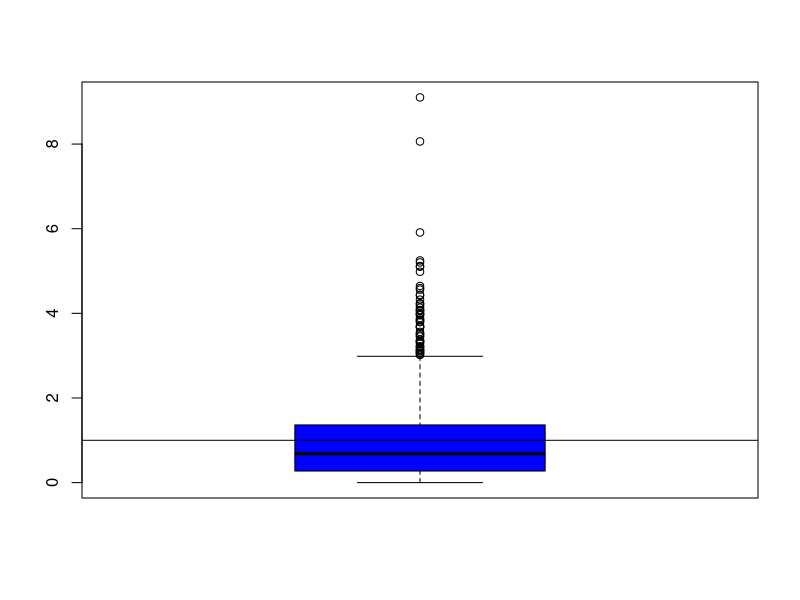
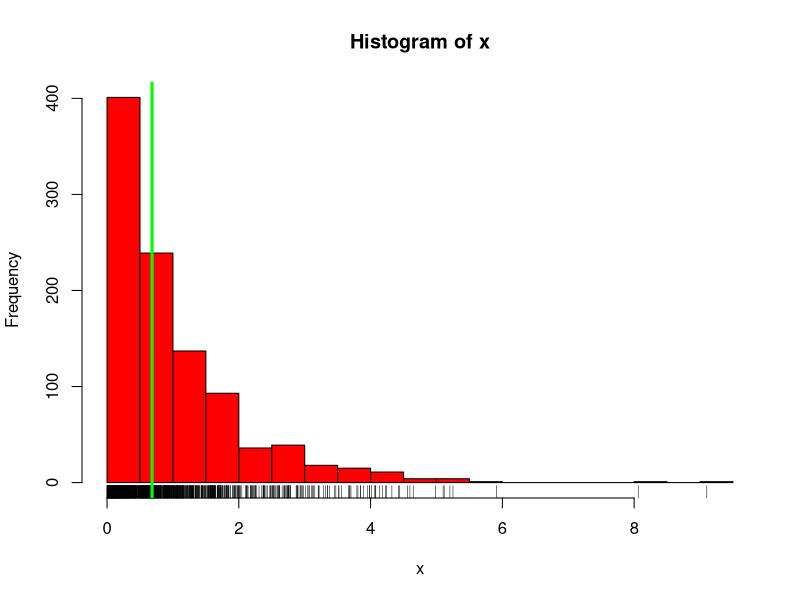
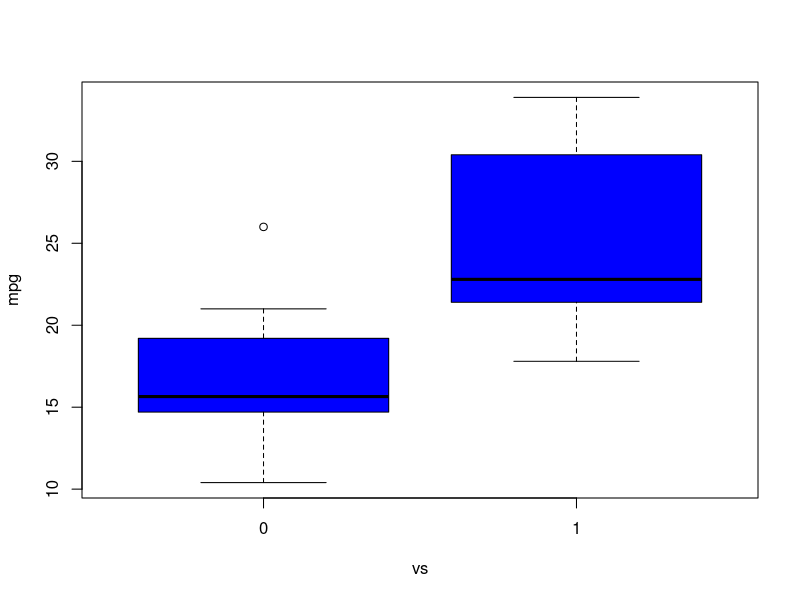
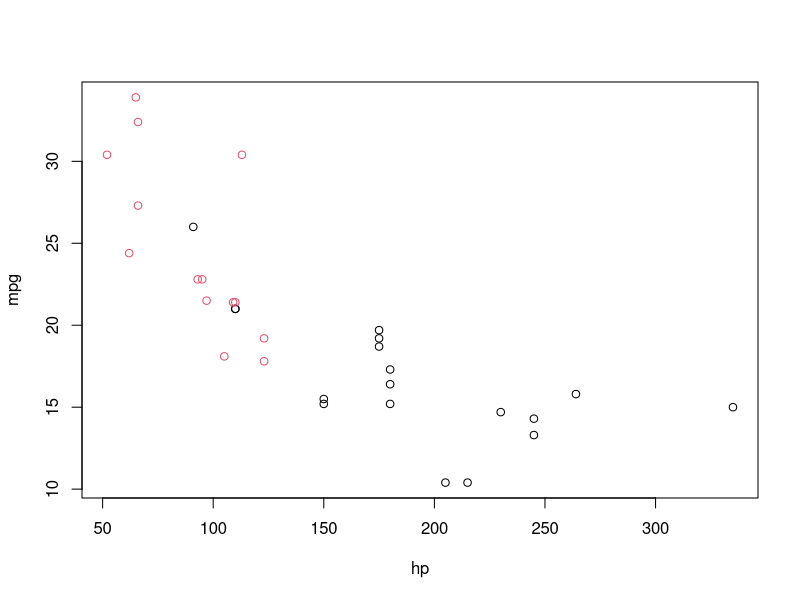
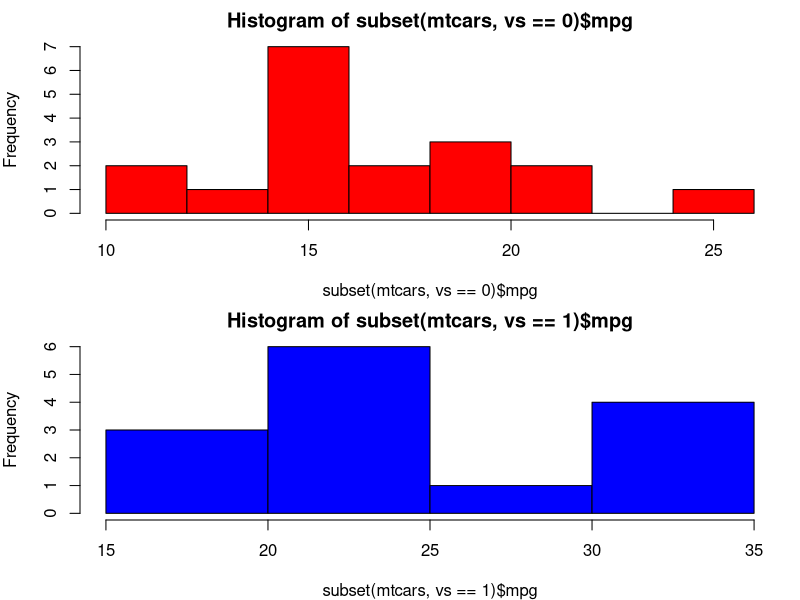
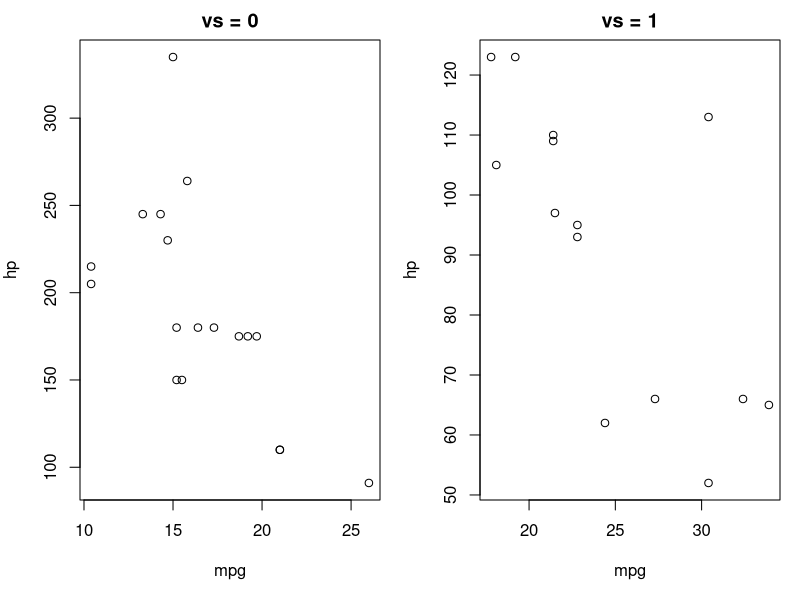
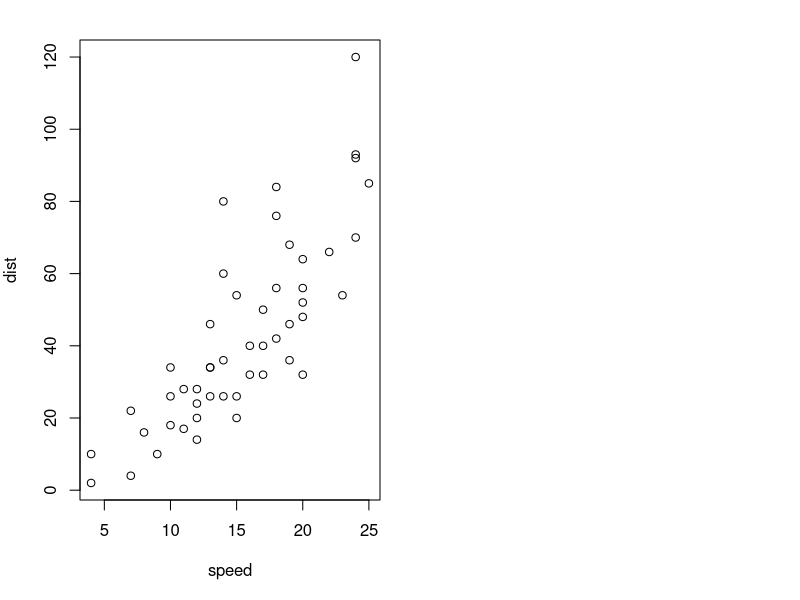
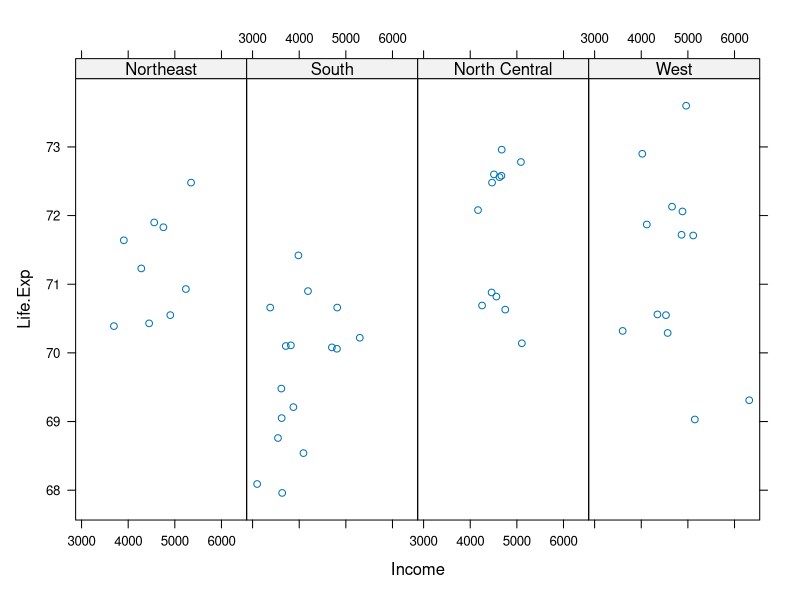

Reproduce these figures in R, in order.
## ---- chunk 1
x <- rexp(1000,1)
summary(x)

boxplot(x, col = "blue")
abline(h = mean(x))
hist(x, col = "red", breaks = 25)
rug(x)
abline(v = median(x), col = "green", lwd = 3)
## ---- chunk 2
data(mtcars)

boxplot(mpg ~ vs, data = mtcars, col = "blue")

with(mtcars, plot(hp, mpg, col = vs+1))

par(mfrow = c(2,1), mar = c(4,4,2,1))
hist(subset(mtcars, vs == 0)$mpg, col = "red")
hist(subset(mtcars, vs == 1)$mpg, col = "blue")



par(mfrow = c(1,2), mar = c(5,4,2,1))
with(subset(mtcars, vs == 0), plot(mpg, hp, main = "vs = 0"))
with(subset(mtcars, vs == 1), plot(mpg, hp, main = "vs = 1"))
## ---- chunk 3
library(datasets)
data(cars)
with(cars, plot(speed,dist))
## ---- chunk 4
library(lattice)
state <- data.frame(state.x77, region = state.region)
xyplot(Life.Exp ~ Income | region, data = state, layout = c(4,1))
## ---- chunk 5
library(ggplot2)
data(mpg)
qplot(displ, hwy, data = mpg)
## ---- chunk 6
library(datasets)
hist(airquality$Ozone)
with(airquality, plot(Wind,Ozone))
## ---- chunk 7
library(datasets)
str(airquality)
boxplot(Ozone ~ Month, airquality, xlab = "Month", ylab = "Ozone (ppb)")
## ---- chunk 8
par(c("bg", "col", "mar", "mfrow"))
# mar is clockwise starting at bottom: bottom, left, top, right.
## ---- chunk 9
library(datasets)
with(airquality, plot(Wind, Ozone))
title(main = "Ozone and Wind in New York City")

with(airquality, plot(Wind, Ozone, main = "Ozone and Wind in New York City"))
with(subset(airquality, Month ==5), points(Wind, Ozone, col = "blue"))

with(airquality, plot(Wind, Ozone, main = "Ozone and Wind in New York City", type = "n"))
with(subset(airquality, Month ==5), points(Wind, Ozone, col = "blue"))
with(subset(airquality, Month !=5), points(Wind,Ozone,col = "red"))
legend("topright", pch = 1, col = c("blue", "red"), legend = c("May", "Other Months"))

with(airquality, plot(Wind, Ozone, main = "Ozone and Wind in NY", pch = 20))
model <- lm(Ozone ~ Wind, airquality)
abline(model, lwd = 2)
## ---- chunk 10
par(mfrow = c(1,2))
with(airquality, {
    plot(Wind, Ozone, main = "Ozone and Wind")
    plot(Solar.R, Ozone, main = "Ozone and Solar Radiation")
    })
## ---- chunk 11
par(mfrow = c(1,3), mar = c(4,4,2,1), oma = c(0,0,2,0))
with(airquality, {
    plot(Wind, Ozone, main = "Ozone and Wind")
    plot(Solar.R, Ozone, main = "Ozone and Solar Radiation")
    plot(Temp, Ozone, main = "Ozone and Temperature")
    mtext("Ozone and Weather in NYC", outer = TRUE)
})
## ---- chunk 12
x <- rnorm(100)
hist(x)
y <- rnorm(100)
plot(x,y)
z <- rnorm(100)
plot(x,z)
plot(x,y)
par(mar = c(2,2,2,2))
plot(x,y)
par(mar = c(4,4,2,2))
plot(x,y)

plot(x,y, pch = 20)
plot(x,y, pch = 19)
plot(x,y, pch = 2)
plot(x,y, pch = 3)
plot(x,y, pch = 4)
plot(x,y, pch = 20)
title("Scatterplot")
text(-2,-2, "Label")
legend("topleft", legend = "Data", pch = 20)
fit <- lm(y ~ x)
abline(fit, lwd = 3, col = "blue")


plot(x,y, xlab = "Weight", ylab = "Height", main = "Scatterplot", pch = 20)
legend("topright", legend = "Data", pch = 20)
fit <- lm(y ~ x)
abline(fit, lwd = 3, col = "red")

z <- rpois(100, 2)
par(mfrow = c(2,2))
plot(x,y, pch = 20)
plot(x,z, pch = 19)
par(mfrow = c(1,1))

x <- rnorm(100)
y <- x + rnorm(100)
g <- gl(2, 50, labels = c("Male", "Female"))
plot(x,y)

plot(x,y, type = "n")
points(x[g == "Male"], y[g == "Male"], col = "green")
points(x[g == "Female"], y[g == "Female"], col = "blue")
## ---- chunk 13
# ?Devices
library(datasets)
with(faithful, plot(eruptions, waiting))
title(main = "Old Faithful Geyser data")
## ---- chunk 14
pdf(file = "myplot.pdf")
with(faithful, plot(eruptions, waiting))
title(main = "Old Faithful Geyser data")
# Do not forget to close the PDF file device.
dev.off()
## ---- chunk 15
library(datasets)
with(faithful, plot(eruptions, waiting))
title(main = "Old Faithful Geyser data")
dev.copy(png, file = "geyserplot.png")
# Do not forget to close the PDF file device.
dev.off()
## ---- chunk 16
library(datasets)
library(lattice)
xyplot(Ozone ~ Wind, data = airquality)
## ---- chunk 17
library(datasets)
library(lattice)
airquality <- transform(airquality, Month = factor(Month))
xyplot(Ozone ~ Wind | Month, data = airquality, layout = c(5,1))
## ---- chunk 18
p <- xyplot(Ozone ~ Wind, data = airquality)
print(p)
xyplot(Ozone ~ Wind, data = airquality)
## ---- chunk 19
set.seed(10)
x <-rnorm(100)
f <- rep(0:1,50)
y <- x + f - f*x + rnorm(100,sd = 0.5)
f <- factor(f, labels = c("Group 1", "Group2"))
xyplot(y~ x|f, layout = c(2,1))
## ---- chunk 20
xyplot(y~ x|f, panel = function(x,y,...){
    panel.xyplot(x,y,...)
    panel.abline(h = median(y), lty=2)
})
## ---- chunk 21
xyplot(y~ x|f, panel = function(x,y,...){
    panel.xyplot(x,y,...)
    panel.lmline(x,y,col = 2)
})
## ---- chunk 22
library(ggplot2)
str(mpg)

qplot(displ, hwy, data = mpg)
## ---- chunk 23
library(ggplot2)
qplot(displ, hwy, data = mpg, color = drv)
## ---- chunk 24
qplot(displ, hwy, data = mpg, geom = c("point", "smooth"))
## ---- chunk 25
qplot(hwy, data = mpg, fill = drv)
## ---- chunk 26
qplot(displ, hwy, data = mpg, facets = .~drv)
## ---- chunk 27
qplot(hwy, data = mpg, facets = drv ~., binwidth =2)
## ---- chunk 28
qplot(Ozone, data = airquality)
qplot(Ozone, data = airquality, geom = "density")
## ---- chunk 29
qplot(mpg, data = mtcars, fill = as.factor(vs))
qplot(mpg, data = mtcars, geom = "density", col = as.factor(vs))
## ---- chunk 30
qplot(mpg, hp, data = mtcars, shape = as.factor(cyl))
qplot(mpg, hp, data = mtcars, col = as.factor(cyl))
## ---- chunk 31
qplot(mpg, hp, data = mtcars, col = as.factor(cyl)) + geom_smooth(method = "lm")
## ---- chunk 32
qplot(mpg, hp, data = mtcars, facets = .~as.factor(cyl)) + geom_smooth(method = "lm")
## ---- chunk 33
qplot(mpg, hp, data = mtcars, facets = .~ as.factor(vs), geom = c("point", "smooth"), method = "lm")
## ---- chunk 34
g <- ggplot(mtcars, aes(mpg, hp))
print(g)
p <- g + geom_point()
print(p)
g + geom_point()
## ---- chunk 35
g <- ggplot(mtcars, aes(mpg, hp))
g + geom_point()
g + geom_point() + geom_smooth()
g + geom_point() + geom_smooth(method = "lm")

g + geom_point() + facet_grid(.~ as.factor(cyl)) + geom_smooth(method = "lm")
## ---- chunk 36
g + geom_point(color = "steelblue", size = 4, alpha = 1/2)

g + geom_point(aes(color = as.factor(cyl)), size = 4, alpha = 1/2)
## ---- chunk 37
g + geom_point(aes(color = as.factor(cyl))) + labs(title = "Here comes the graph title") + labs(x = "Milleage per Gallon", y = "Horse Power")
## ---- chunk 38
g + geom_point(aes(color = as.factor(cyl)), size = 2, alpha = 1/2) + geom_smooth(size = 4, linetype = 2, method = "lm", se = FALSE)
## ---- chunk 39
g + geom_point(aes(color = as.factor(cyl)), size = 2, alpha = 1/2) + geom_smooth(size = 4, linetype = 2, method = "lm", se = FALSE) + theme_bw()
## ---- chunk 40
g + geom_point(aes(color = as.factor(cyl)), size = 2, alpha = 1/2) + geom_smooth(size = 4, linetype = 2, method = "lm", se = FALSE) + theme_bw(base_family = "Times")
## ---- chunk 41

testdat<- data.frame(x = 1:100, y = rnorm(100))
testdat[50,2] <- 100
plot(testdat$x, testdat$y, type = "l", ylim = c(-3,3))
library(ggplot2)
g <- ggplot(testdat, aes(x=x, y=y))
g + geom_line()
## ---- chunk 42
testdat<- data.frame(x = 1:100, y = rnorm(100))
testdat[50,2] <- 100
library(ggplot2)
g <- ggplot(testdat, aes(x=x, y=y))
g + geom_line()+ylim(-3,3)
g + geom_line() + coord_cartesian(ylim = c(-3,3))
## ---- chunk 43
df <- mtcars
cutpoints <- quantile(df$wt, seq(0,1,length = 5), na.rm =TRUE)
df$wtquartiles <- cut(df$wt, cutpoints)
levels(df$wtquartiles)

g <- ggplot(df, aes(mpg, hp))
g + geom_point(alpha = 1/3) + facet_wrap(vs ~ wtquartiles, nrow = 2, ncol = 4) + geom_smooth(method = "lm", se = FALSE, col = "steelblue") + theme_bw(base_family = "Avenir", base_size = 10) + labs(x = expression("Miles per gallon")) + labs(y = "Horse Power")+ labs(title = "Large example")
